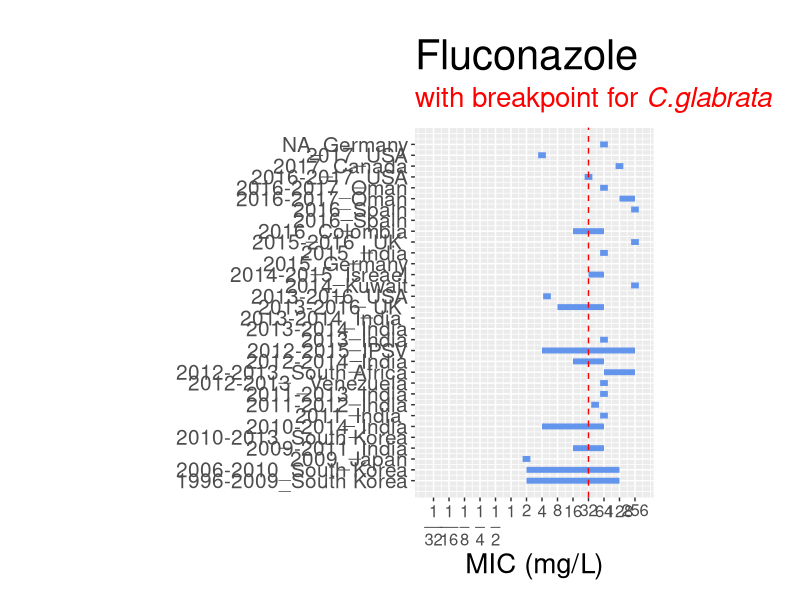
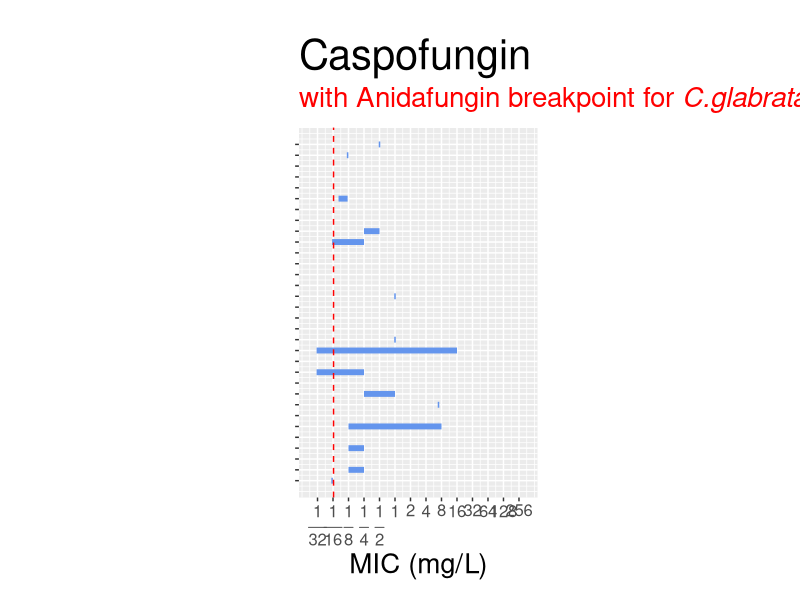
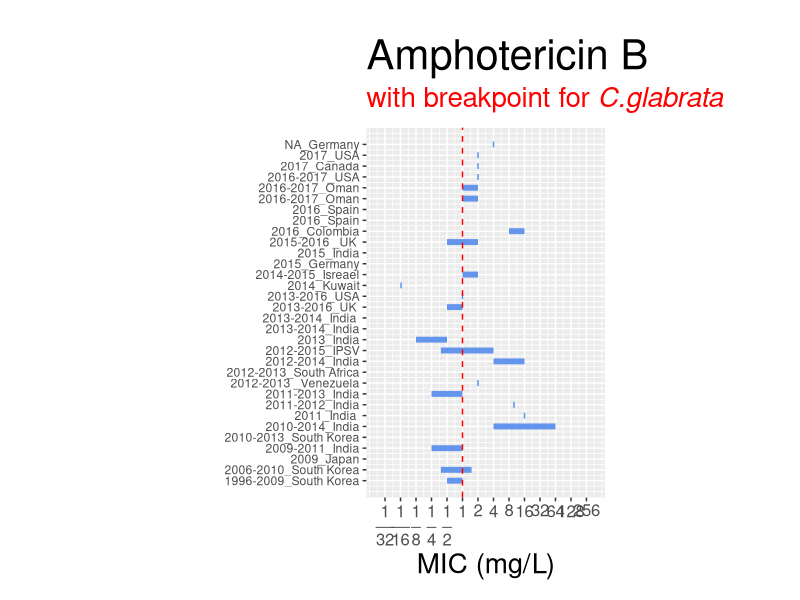
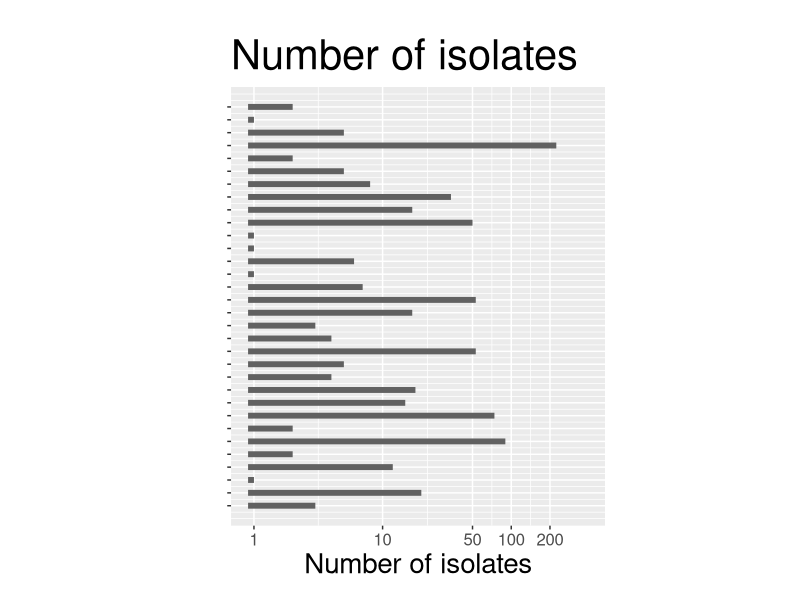
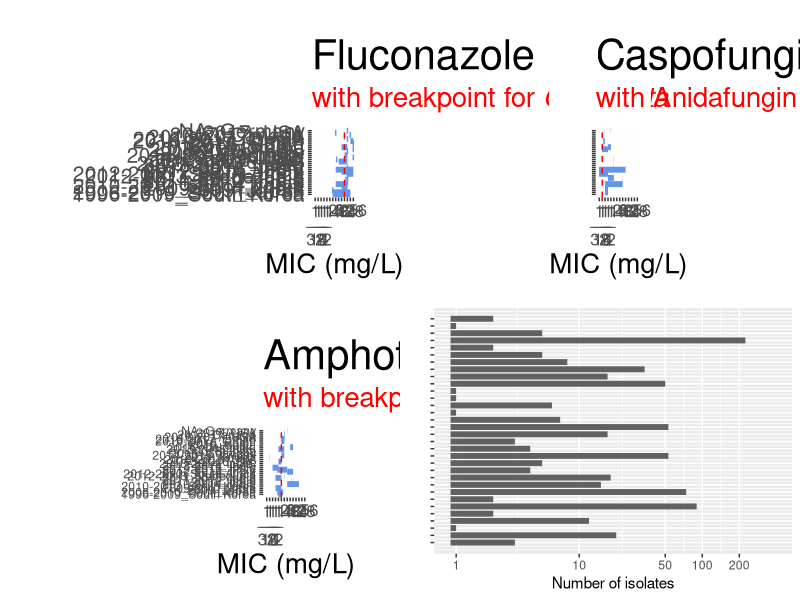
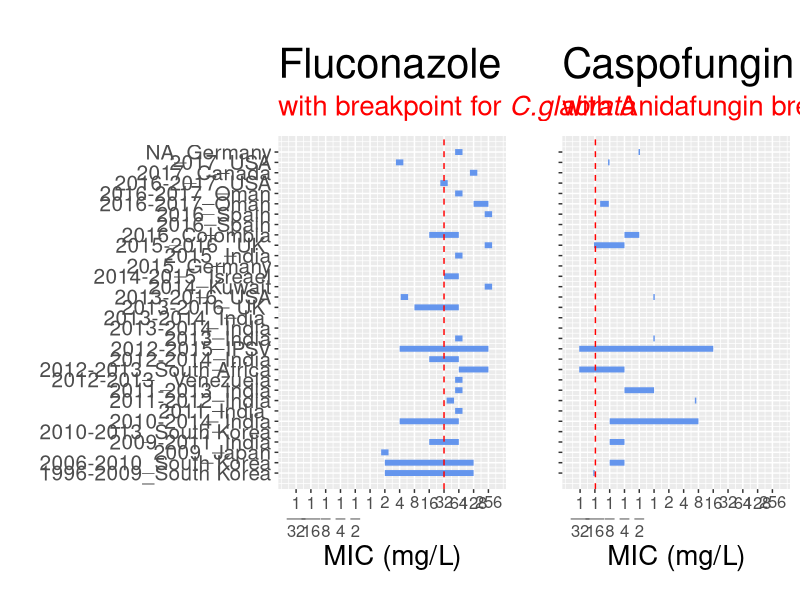
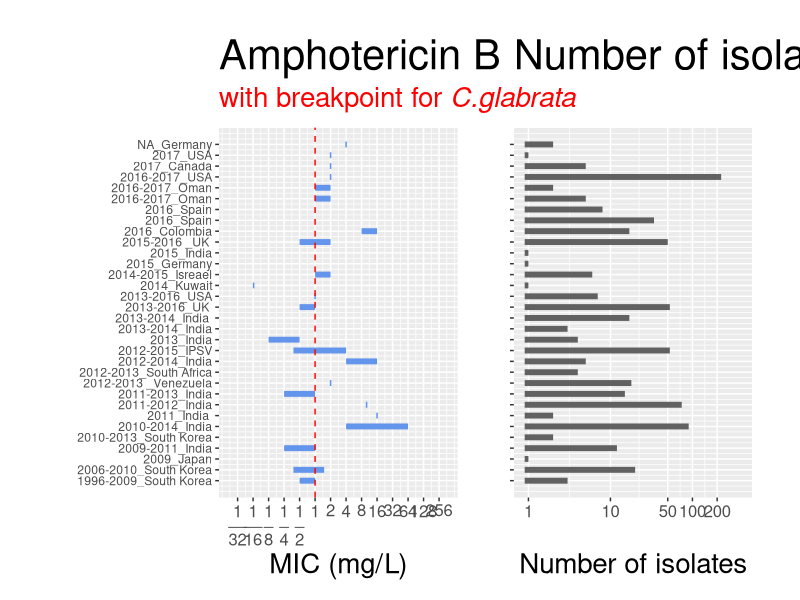

Source code (R) for these figures, in order: (Note: this script raises an error after producing the figures.)
## ---- chunk 1
knitr::opts_chunk$set(echo = TRUE)
## ---- chunk 2
mic = read.csv("MIC2.csv", header = T, sep = ";")
names(mic)[1] = "Country"
summary(mic)
## ---- chunk 3
mic$epi = paste( mic$Year, mic$Country, sep = "_")
mic = mic[order(mic$epi),]
mic$row = seq(1:length(mic$Country))


mic = mic[seq(1, length(mic$Country)-2),]
## ---- chunk 4
mic$FL_min = log2(mic$FL_min)
mic$FL_max = log2(mic$FL_max)

for(i in seq(1:length(mic$Country))){
  if(!is.na(mic$FL_min[i]) & mic$FL_min[i] == mic$FL_max[i]) {
    mic$FL_min[i] = mic$FL_min[i] -0.25
    mic$FL_max[i] = mic$FL_max[i] +0.25
}
}


## ---- chunk 5
library("ggplot2")
library(graphics)

xlab = c(expression(frac(1,32)), expression(frac(1,16)), expression(frac(1,8)),  expression(frac(1,4)), expression(frac(1,2)), 2 ** seq(0,8))
length(xlab)
length(seq(-5,8))
#breakpoint glabrata = 32
png('fluco_same.png',height = 550 , width = 500)
par(mar=c(3,2,2,2))

pf = ggplot(mic) 

pf = pf +  geom_segment(aes(x=FL_min, 
                          y = row , xend=FL_max ,
                          yend = row),
                        show.legend = F,
                        size = 2,
                      colour = "cornflowerblue") 

pf2 = pf + scale_y_continuous(name = "",breaks = 1:length(mic$n) ,labels = as.character(mic$epi)) 

pf3 = pf2 + scale_x_continuous(name = "MIC (mg/L)",limits = c(-5.5, 8.5), breaks = seq(-5, 8), labels = xlab)

pf3 = pf3 + geom_vline(xintercept= (log2(32)), colour = "red", linetype = "dashed")
pf3 = pf3 + coord_fixed(0.7)
subt = expression(paste("with breakpoint for ", italic("C.glabrata")))
pf3 = pf3 + labs(title = "Fluconazole", subtitle = subt)
pf3 = pf3 + theme(plot.margin = unit(c(1,0.25,0.5,0.5), "cm"),
                  plot.title = element_text(hjust = 0, size = 30),
                  plot.subtitle=element_text(size=20, hjust=0,
                                            color="red"), 
                  axis.text.y = element_text(size = 15), 
                  axis.title.x = element_text(size = 20),
                  axis.text.x = element_text(size = 12))

print(pf3)

dev.off()
## ---- chunk 6
mic$Casp_min = as.numeric(mic$Casp_min)
mic$Casp_max = as.numeric(mic$Casp_max)

mic$Casp_min = log2(mic$Casp_min)
mic$Casp_max = log2(mic$Casp_max)

mic$Casp_min == mic$Casp_max

for(i in seq(1:length(mic$Country))){
  if(!is.na(mic$Casp_min[i] == mic$Casp_max[i]) & mic$Casp_min[i] == mic$Casp_max[i]) {
    mic$Casp_min[i] = mic$Casp_min[i] -0.05
    mic$Casp_max[i] = mic$Casp_max[i] +0.05
}
}
## ---- chunk 7

png('Caspo_same.png',height = 550 , width = 500)

pc = ggplot(mic) 

pc = pc +  geom_segment(aes(x=Casp_min, 
                          y = row , xend=Casp_max ,
                          yend = row),
                          size = 2,
                        show.legend = F,
                      colour = "cornflowerblue") 

pc2 = pc + scale_y_continuous(name = "", breaks = 1:length(mic$n) ,labels = rep(c(""), times = length(mic$n))) 

pc3 = pc2 + scale_x_continuous(name = "MIC (mg/L)",limits = c(-5.5, 8.5), breaks = seq(-5, 8), labels = xlab)

pc3 = pc3 + geom_vline(xintercept= (log2(0.064)), colour = "red", linetype = "dashed") 
  
pc3 = pc3 + coord_fixed(0.7)
subt = expression(paste("with Anidafungin breakpoint for ", italic("C.glabrata")))
pc3 = pc3 + labs(title = "Caspofungin", subtitle = subt)
pc3 = pc3 + theme(plot.margin = unit(c(1,0.25,0.5,0.5), "cm"),
                  plot.title = element_text(hjust = 0, size = 30),
                  plot.subtitle=element_text(size=20, hjust=0,
                                            color="red"), 
                  axis.title.x = element_text(size = 20),
                  axis.text.x = element_text(size = 12))


print(pc3)

dev.off()
## ---- chunk 8
mic$AMB_min = as.numeric(mic$AMB_min)
mic$AMB_max = as.numeric(mic$AMB_max)

mic$AMB_min = log2(mic$AMB_min)
mic$AMB_max = log2(mic$AMB_max)

mic$AMB_min == mic$AMB_max

for(i in seq(1:length(mic$Country))){
  if(!is.na(mic$AMB_min[i] == mic$AMB_max[i]) & mic$AMB_min[i] == mic$AMB_max[i]) {
    mic$AMB_min[i] = mic$AMB_min[i] -0.05
    mic$AMB_max[i] = mic$AMB_max[i] +0.05
}
}
## ---- chunk 9
#breakpoint glabrata = 1

png('AMB_same.png',height = 550 , width = 500)
par(mar=c(3,2,2,2))

pa = ggplot(mic) 

pa = pa +  geom_segment(aes(x=AMB_min, 
                          y = row , xend=AMB_max ,
                          yend = row),
                           size = 2,
                        show.legend = F,
                      colour = "cornflowerblue") 

pa2 = pa + scale_y_continuous(name = "",breaks = 1:length(mic$n) ,labels = as.character(mic$epi)) 
pa3 = pa2 + scale_x_continuous(name = "MIC (mg/L)",limits = c(-5.5, 8.5), breaks = seq(-5, 8), labels = xlab)

pa3 = pa3 + geom_vline(xintercept= (log2(1)), colour = "red", linetype = "dashed")
pa3 = pa3 + coord_fixed(0.7)
subt = expression(paste("with breakpoint for ", italic("C.glabrata")))
pa3 = pa3 + labs(title = "Amphotericin B", subtitle = subt)
pa3 = pa3 + theme(plot.margin = unit(c(1,0.25,0.5,0.5), "cm"),
                  plot.title = element_text(hjust = 0, size = 30),
                  plot.subtitle=element_text(size=20, hjust=0,
                                             color = "red"), 
                  axis.title.x = element_text(size = 20),
                  axis.text.x = element_text(size = 12))

print(pa3)


dev.off()
## ---- chunk 10
png('size.png',height = 550 , width = 500)

s = ggplot(mic) 
s = s +  geom_segment(aes(x=rep(log10(0.9), time(length(n))), 
                          y = row , xend=log10(n) ,
                          yend = row
                            ),size = 2, show.legend = F,
                      colour = "grey38") 

s2 = s + scale_y_continuous(name = "", breaks = 1:length(mic$n) ,labels = rep(c(""), times = length(mic$n)))  
s3 = s2 + scale_x_continuous(name = "Number of isolates",limits = c(log10(0.9), 2.6), breaks = log10(c(1,10,50,100, 200)), labels = c(1,10,50,100, 200) )

(1.6 * 5) / 32

s4 = s3 + coord_fixed(0.1)
s4 = s4 + labs(title = "Number of isolates")
s4 = s4 + theme(plot.margin = unit(c(1,0.25,0.5,0.5), "cm"),
                  plot.title = element_text(hjust = 0, size = 30), 
                  axis.title.x = element_text(size = 20),
                  axis.text.x = element_text(size = 12))

print(s4)
dev.off()
## ---- chunk 11
library("gridExtra")
library("gtable")
library(ggplot2)
library("grid")
png('arrenged.png',height = 650 , width = 500)
grid.arrange(pf3, pc3,pa3,s3, nrow = 2 )
dev.off()

png('arrenged2.png',height = 550 , width = 600)
g1 <- ggplotGrob(pf3)
g2 <- ggplotGrob(pc3)
g <- cbind(g1, g2, size = "first")
g$heights = unit.pmax(g1$heights, g2$heights)
grid.newpage()
grid.draw(g)
dev.off()

png('arrenged3.png',height = 550 , width = 600)
g1 <- ggplotGrob(pa3)
g2 <- ggplotGrob(s4)
g <- cbind(g1, g2, size = "first")
g$heights = unit.pmax(g1$heights, g2$heights)
grid.newpage()
grid.draw(g)
dev.off()

png('arrenged3.png',height = 2480/2 , width = 3508/2)
g0 = ggplotGrob(pf3)
g00 <- ggplotGrob(pc3)
g1 <- ggplotGrob(p2a3)
g2 <- ggplotGrob(s4)
g <- cbind(g0, g00, g1, g2, size = "first")
g$heights = unit.pmax(g1$heights, g2$heights)
grid.newpage()
grid.draw(g)
dev.off()

10** 1.5
## ---- chunk 12
#breakpoint glabrata = 1

p2a2 = pa + scale_y_continuous(name = "",breaks = 1:length(mic$n) ,labels = rep("", times = length(mic$n))) 
p2a3 = p2a2 + scale_x_continuous(name = "MIC (mg/L)",limits = c(-5.5, 8.5), breaks = seq(-5, 8), labels = xlab)

p2a3 = p2a3 + geom_vline(xintercept= (log2(1)), colour = "red", linetype = "dashed")
p2a3 = p2a3 + coord_fixed(0.7)
subt = expression(paste("with breakpoint for ", italic("C.glabrata")))
p2a3 = p2a3 + labs(title = "Amphotericin B", subtitle = subt)
p2a3 = p2a3 + theme(plot.margin = unit(c(1,0.25,0.5,0.5), "cm"),
                  plot.title = element_text(hjust = 0, size = 30),
                  plot.subtitle=element_text(size=20, hjust=0,
                                             color = "red"), 
                  axis.title.x = element_text(size = 20),
                  axis.text.x = element_text(size = 12))

print(p2a3)


